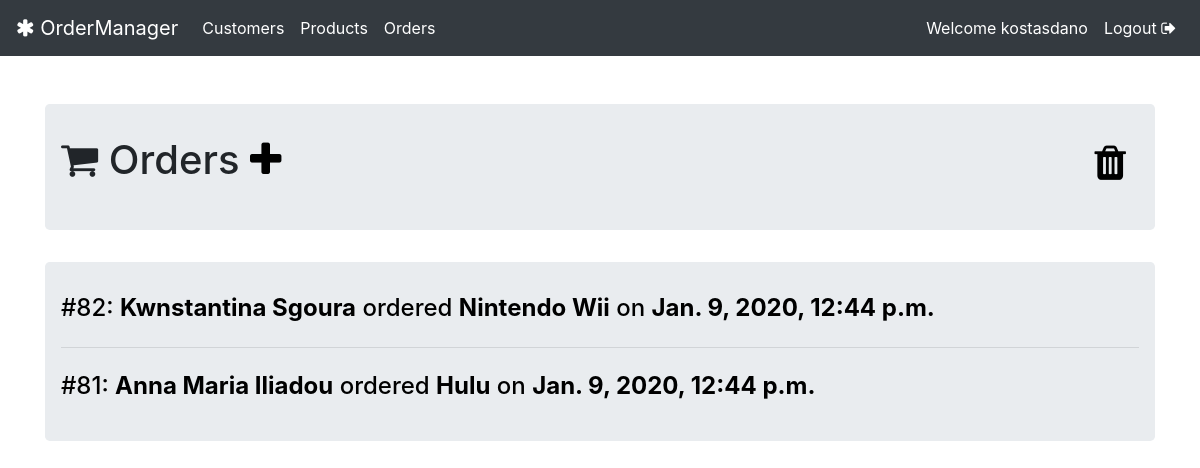
Screenshot of /orders/all/ (signed in) with the database file from the repository.
### orders/models.py (models this page shows, shortened)
class Order(models.Model):
    customer = models.ForeignKey(Customer, related_name='customer_orders', on_delete=models.CASCADE)
    product = models.ForeignKey(Product, related_name='product_orders', on_delete=models.CASCADE)
    amount = models.PositiveIntegerField()
    date = models.DateTimeField(auto_now=True)
    coupon = models.OneToOneField(Coupon, related_name="order", blank=True, on_delete=models.CASCADE, null=True)
    class Meta:
        unique_together = ('customer', 'product')

### customers/models.py (models this page shows, shortened)
class Customer(models.Model):
    first_name = models.CharField(max_length=60)
    last_name = models.CharField(max_length=60)
    full_name = models.CharField(max_length=121)
    email = models.EmailField()
    birth_date = models.DateField()
    tin = models.PositiveIntegerField()
    c_active = models.BooleanField(default=True)    # if c_active=False, Customer is unavailable for Orders/Search while existing Orders don't get deleted

### products/models.py (models this page shows, shortened)
class Product(models.Model):
    name = models.CharField(max_length=60, unique=True)
    description = models.CharField(max_length=256)
    price = models.DecimalField(max_digits=10, decimal_places=2)
    p_active = models.BooleanField(default=True)

### orders/views.py (the view)
# urls.py: path('all/', views.OrderList.as_view(), name='order_list'),
class OrderList(LoginRequiredMixin, ListView):
    model = Order
    template_name = 'orders/list.html'
    queryset = Order.objects.all().order_by('-date')
    paginate_by = 6

### orders/templates/orders/list.html (shortened to what this page needs)
{% extends 'base.html' %}
{% block body_block %}
<div class="jumbotron">
    <div class="row">
        <div class="col-md-6" align="left">
            <h1><i class="fa fa-shopping-cart"></i> Orders <a href="{% url 'orders:order_create' %}"><i
                    class="fa fa-plus black"></i></a></h1>
        </div>
        <div class="col-md-6" align="right">
            <h1><a class="btn fa fa-trash" aria-hidden="true" href="{% url 'orders:delete_orders' %}"></a></h1>
        </div>
    </div>
</div>
<div class="jumbotron">
    {% for order in order_list %}
    <a href="{% url 'orders:order_details' pk=order.id %}">
        <h4>#{{order.id}}: <strong>{{order.customer.full_name}}</strong> ordered <strong>{{order.product.name}}</strong>
            on <strong>{{order.date}}</strong></h4>
    </a>
    {% if forloop.counter < order_list|length %}
    <hr class="my-4">
    {% endif %}
    {% endfor %}
</div>
{% endblock %}

### templates/base.html (shortened to what this page needs)
<!DOCTYPE html>
{% load static %}
<html lang="en">
<head>
    <link rel="stylesheet" href="https://maxcdn.bootstrapcdn.com/bootstrap/4.0.0/css/bootstrap.min.css"
>
    <link href="https://stackpath.bootstrapcdn.com/font-awesome/4.7.0/css/font-awesome.min.css" rel="stylesheet"
>
    <link rel="stylesheet" href="{% static 'css/master.css'%}">
</head>
<body>
<nav class="navbar navbar-expand-lg navbar-dark bg-dark">
    <a class="navbar-brand" href="{% url 'home' %}">
        <i class="fa fa-asterisk"></i>
        OrderManager</a>
    <div class="collapse navbar-collapse" id="navbarNav">
        {% if user.is_authenticated %}
        <ul class="navbar-nav">
            <li class="nav-item active">
                <a class="nav-link" href="{% url 'customers:customer_list' %}">Customers</a>
            </li>
            <li class="nav-item active">
                <a class="nav-link" href="{% url 'products:product_list' %}">Products</a>
            </li>
            <li class="nav-item active">
                <a class="nav-link" href="{% url 'orders:order_list' %}">Orders</a>
            </li>
        </ul>
        <ul class="navbar-nav ml-auto">
            <li class="nav-item nav-link active"><a>Welcome {{user.username}}</a></li>
            <li class="nav-item active"><a class="nav-link" href="{% url 'logout' %}">Logout <i class="fa fa-sign-out"></i></a></li>
        </ul>
        {% else %}
        <ul class="navbar-nav ml-auto">
            <li class="nav-item active"><a class="nav-link" href="{% url 'login' %}">Login <i class="fa fa-sign-in"></i></a></li>
        </ul>
        {% endif %}
    </div>
</nav>
<div class="container pt-5">
    {% block body_block %}
    {% endblock %}
</div>
</body>
</html>

### static/css/master.css (style rules this page uses)
.jumbotron { padding: 2rem 1rem; }
a:link, a:visited, a:hover, a:active { color: black; }
.black { color: black; }

### rows the page displays
Order: id "82", customer.full_name "Kwnstantina Sgoura", product.name "Nintendo Wii", date "Jan. 9, 2020, 12:44 p.m."
Order: id "81", customer.full_name "Anna Maria Iliadou", product.name "Hulu", date "Jan. 9, 2020, 12:44 p.m."

### other values shown
{{ user.username }} "kostasdano"
